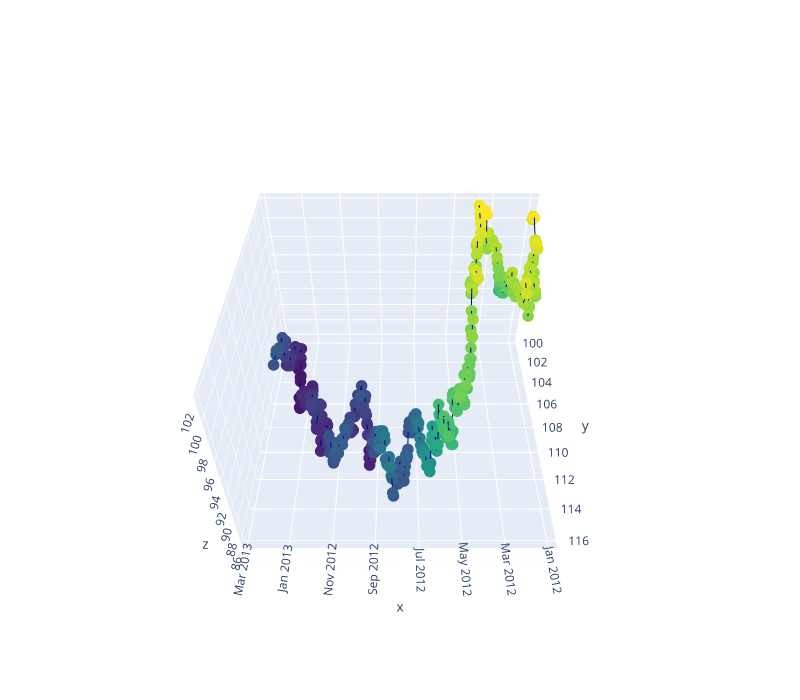

This figure's notebook cell:
### Markdown cell above
## 3-D line plot of Brownian Motion

### Code cell
rs = np.random.RandomState()
rs.seed(0)

def brownian_motion(T = 1, N = 100, mu = 0.1, sigma = 0.01, S0 = 20):
    dt = float(T)/N
    t = np.linspace(0, T, N)
    W = rs.standard_normal(size = N)
    W = np.cumsum(W)*np.sqrt(dt) # standard brownian motion
    X = (mu-0.5*sigma**2)*t + sigma*W
    S = S0*np.exp(X) # geometric brownian motion
    return S

dates = pd.date_range('2012-01-01', '2013-02-22')
T = (dates.max()-dates.min()).days / 365
N = dates.size
start_price = 100
y = brownian_motion(T, N, sigma=0.1, S0=start_price)
z = brownian_motion(T, N, sigma=0.1, S0=start_price)

fig = go.Figure(data=go.Scatter3d(
    x=dates, y=y, z=z,
    marker=dict(
        size=4,
        color=z,
        colorscale='Viridis',
    ),
    line=dict(
        color='darkblue',
        width=2
    )
))

fig.update_layout(
    width=800,
    height=700,
    autosize=False,
    scene=dict(
        camera=dict(
            up=dict(
                x=0,
                y=0,
                z=1
            ),
            eye=dict(
                x=0,
                y=1.0707,
                z=1,
            )
        ),
        aspectratio = dict( x=1, y=1, z=0.7 ),
        aspectmode = 'manual'
    ),
)

fig.show()

### Figure 1 — Plotly figure (JSON) as saved in the notebook; plotly's stock layout.template omitted (floating-point values rounded to 4 significant figures; data arrays with more than 128 entries replaced by an {"elided": "..."} marker saying what was removed)
{"data": [{"line": {"color": "darkblue", "width": 2}, "marker": {"color": {"elided": "419 float values"}, "colorscale": [[0, "#440154"], [0.1111, "#482878"], [0.2222, "#3e4989"], [0.3333, "#31688e"], [0.4444, "#26828e"], [0.5556, "#1f9e89"], [0.6667, "#35b779"], [0.7778, "#6ece58"], [0.8889, "#b5de2b"], [1, "#fde725"]], "size": 4}, "type": "scatter3d", "x": {"elided": "419 str values"}, "y": {"elided": "419 float values"}, "z": {"elided": "419 float values"}}], "layout": {"autosize": false, "height": 700, "scene": {"aspectmode": "manual", "aspectratio": {"x": 1, "y": 1, "z": 0.7}, "camera": {"center": {"x": 0, "y": 0, "z": 0}, "eye": {"x": -9.49e-17, "y": 1.55, "z": 1.447}, "projection": {"type": "perspective"}, "up": {"x": 0, "y": 0, "z": 1}}}, "width": 800}}
